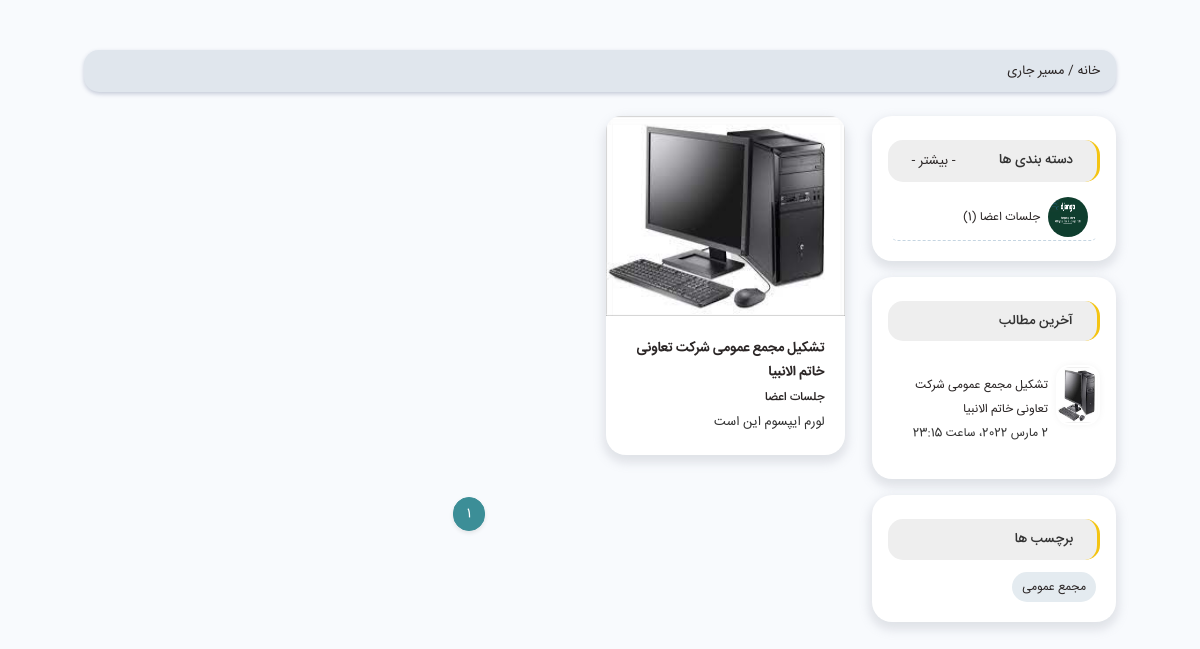
Page /pages on the earlier database version.
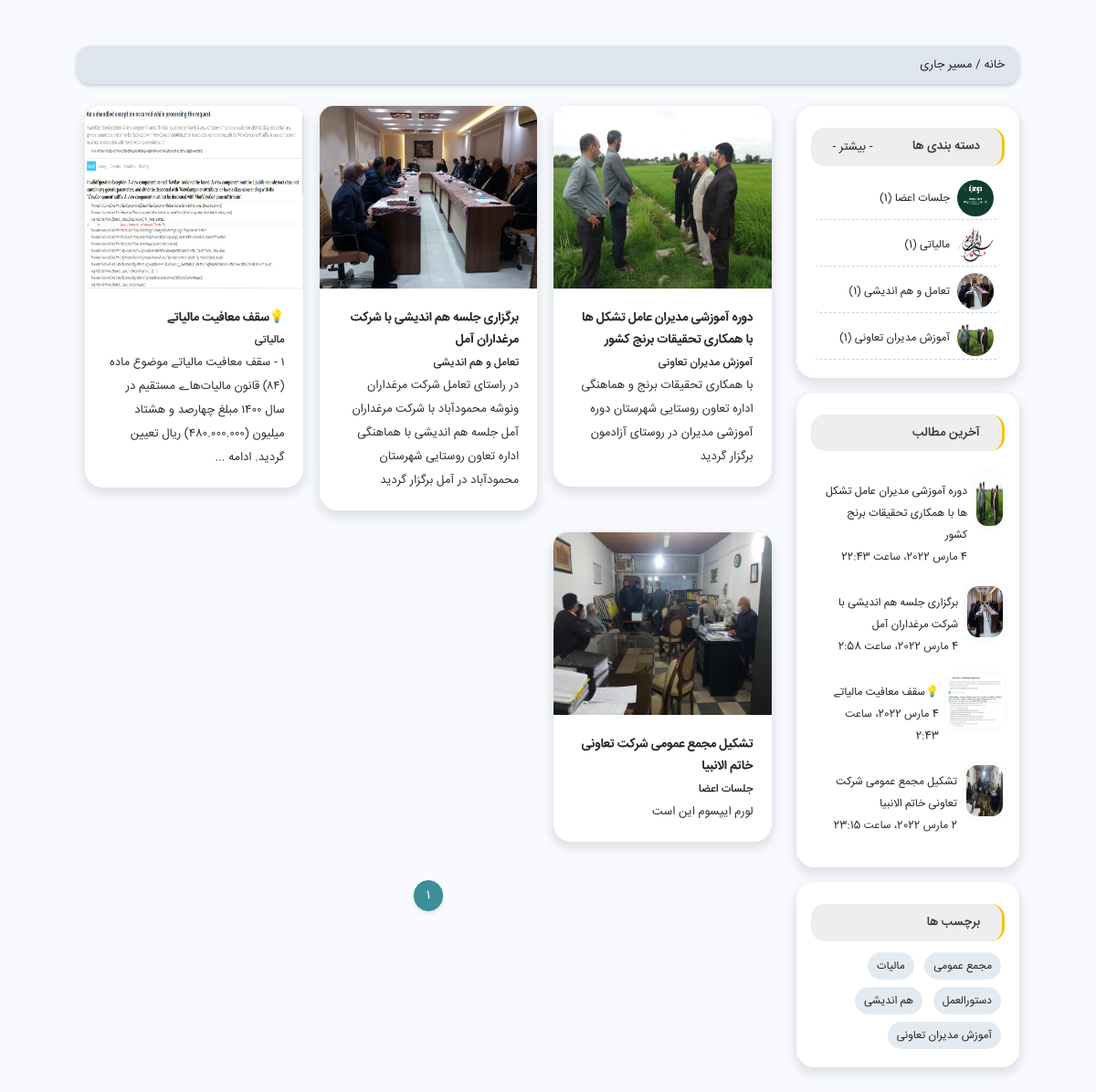
Same page on the later database version.
### domain/models.py (models this page shows, shortened)
class Category(models.Model):
    title = models.CharField(max_length=100, unique=True,verbose_name="عنوان")
    parent = models.ForeignKey(
        "self", on_delete=models.CASCADE, related_name="children", blank=True, null=True, verbose_name="والد"
    )
    cover = models.ImageField(
        upload_to="images/pages", verbose_name="عکس کاور"
    )
    created_at = models.DateTimeField(auto_now=True, verbose_name='تاریخ ایجاد')
    updated_at = models.DateTimeField(auto_now_add=True, verbose_name='تاریخ ویرایش')
    class Meta:
        verbose_name = 'دسته بندی'
        verbose_name_plural = 'دسته بندی'

class Page(models.Model):
    title = models.CharField(max_length=450,verbose_name="عنوان")
    description = models.TextField(verbose_name="توضیحات")
    slug = models.SlugField(max_length=200, unique=True,verbose_name="اسلاگ")
    category = models.ForeignKey(Category, on_delete=models.CASCADE,related_name='pages',verbose_name="دسته بندی")
    tags = models.ManyToManyField(Tag,related_name='pages',verbose_name="برچسب")
    content = RichTextField(verbose_name="بدنه صفحه")
    page_group = models.ForeignKey(PageGroup, on_delete=models.CASCADE,verbose_name="گروه صفحه")
    cover = models.ImageField(
        upload_to="images/pages",verbose_name="عکس کاور"
    )
    published_at = models.DateTimeField(default=timezone.now,verbose_name="تاریخ انتشار")
    created_at = models.DateTimeField(auto_now_add=True)
    updated_at = models.DateTimeField(auto_now=True)
    is_active = models.BooleanField(default=True,verbose_name="وضعیت")
    class Meta:
        verbose_name = 'صفحه'
        verbose_name_plural = 'صفحهات'

class Tag(models.Model):
    title = models.CharField(max_length=100, unique=True,verbose_name="عنوان")
    created_at = models.DateTimeField(auto_now=True, verbose_name='تاریخ ایجاد')
    updated_at = models.DateTimeField(auto_now_add=True, verbose_name='تاریخ ویرایش')
    class Meta:
        verbose_name = 'برچسب'
        verbose_name_plural = 'برچسب'

### apps/home/views.py (the view)
# urls.py: path('pages',Blogs.as_view(),name='blogs'),
class Blogs(ListView):
    model = Page
    queryset = Page.objects.all()
    template_name = 'home/blogs.html'
    paginate_by = 5
    ordering = '-created_at'
    extra_context = {
        'categories':Category.objects.all(),
        'last_blogs':Page.objects.order_by('-created_at')[:5],
        'tags':Tag.objects.all()[:5],
    }

### templates/home/blogs.html (shortened to what this page needs)
{% extends 'base.html' %}
{% block content %}
        <section class="container mt-4 mb-2">
            <div class="row">
                <div class="col-12">
                    <div class="breadcrumb radius15 shadow-sm">
                        <ul>
                            <li><a href="#">خانه / </a></li>
                            <li><a href="#" class="current">مسیر جاری</a></li>
                        </ul>
                    </div>
                </div>
            </div>
        </section>
        <section class="container mb-4">
            <div class="row">
                <div class="col-xl-3 order-xl-0 order-1 mb-4">
                    <div class="card pcountry cati p-3 mb-3">
                        <div class="d-flex flex-row justify-content-between bg-light py-2 px-4 my-2 bright radius15">
                            <h2>دسته بندی ها</h2>
                            <a href="#">- بیشتر -</a>
                        </div>
                        <ul class="list-unstyled">
                            {% for category in categories %}
                            <li><a href="#"><img src="{{ category.cover.url }}" class="ml-2" /><span>{{ category.title }} ({{ category.pages.all|length }})</span></a></li>
                            {% endfor %}
                        </ul>
                    </div>
                    <div class="card thumb-post p-3 mb-3">
                        <h2 class="bg-light py-2 px-4 mt-2 mb-4 bright radius15">آخرین مطالب</h2>
                        <ul class="fa12">
                            {% for last_blog in last_blogs %}
                                                            <li>
                                <div class="d-flex flex-row">
                                    <a href="#"><img src="{{ last_blog.cover.url }}" /></a>
                                    <div class="m-2">
                                        <p><a href="#">{{ last_blog.title }}</a></p>
                                        <span>{{ last_blog.created_at }}</span>
                                    </div>
                                </div>
                            </li>
                            {% endfor %}
                        </ul>
                    </div>
                    <div class="card pcolor  p-3 mb-3">
                        <h2 class="bg-light py-2 px-4 my-2 bright radius15">برچسب ها</h2>
                        <ul>
                            {% for tag in tags %}
                            <li><a href="#">{{ tag.title }}</a></li>
                            {% endfor %}
                        </ul>
                    </div>
                </div>
                <div class="col-xl-9  order-xl-1 order-0 mb-4">
                            <div class="row">
                                {% for blog in object_list %}
                                <div class="col-lg-4 col-sm-6 mb-4">
                                    <div class="card">
                                        <a href="blog_destails.html"><img class="card-img-top" style="height: 200px" src="{{ blog.cover.url }}" alt="Card image"></a>
                                        <div class="card-body">
                                            <h2 class="IRANSans_Bold"><a href="blog_destails.html">{{ blog.title }}</a></h2>
                                            <span class="text-primary fa12 IRANSans_Medium"><a href="#">{{ blog.category.title }}</a></span>
                                            <p>
                                               {{ blog.description }}
                                            </p>
                                        </div>
                                    </div>
                                </div>
                                {% endfor %}
                            </div>
                    <div class="row mt-3">
                        <div class="col-12 text-center mx-auto">
                            <ul class="pagination  justify-content-center">
                                <li class="page-item active"><a class="page-link" href="#">{{ page_obj.number }}</a></li>
                            </ul>
                        </div>
                    </div>
                </div>
            </div>
        </section>
{% endblock %}

### templates/base.html (shortened to what this page needs)
﻿<!DOCTYPE html>
<html dir="rtl" lang="fa-IR">
{% load static %}
{% load base_tags %}
<head>
    <link href="{% static 'main/Css/Main.css' %}" rel="stylesheet">
    <link href="{% static 'main/Css/Menu-demo6.css' %}" rel="stylesheet">
    <link href="{% static 'main/Css/Style.css' %}" rel="stylesheet">
    <link href="{% static 'main/Css/owl.carousel.min.css' %}" rel="stylesheet">
    <link href="{% static 'main/Css/owl.theme.min.css' %}" rel="stylesheet">
</head>
<body>
{% block content %}{% endblock %}
</body>
</html>

Differences in the rows shown:
added Category: cover (picture), title "مالیاتی", pages.all|length "1"
added Category: cover (picture), title "تعامل و هم اندیشی", pages.all|length "1"
added Category: cover (picture), title "آموزش مدیران تعاونی", pages.all|length "1"
added Page: cover (picture), title "دوره آموزشی مدیران عامل تشکل ها با همکاری تحقیقات برنج کشور", created_at "4 مارس 2022، ساعت 22:43", category "آموزش مدیران تعاونی", description "با همکاری تحقیقات برنج و هماهنگی اداره تعاون روستایی شهرستان دوره آموزشی مدیران در روستای آزادمون برگزار گردید"
added Page: cover (picture), title "برگزاری جلسه هم اندیشی با شرکت مرغداران آمل", created_at "4 مارس 2022، ساعت 2:58", category "تعامل و هم اندیشی", description "در راستای تعامل شرکت مرغداران ونوشه محمودآباد با شرکت مرغداران آمل جلسه هم اندیشی با هماهنگی اداره تعاون روستایی شهرستان محمودآباد در آمل برگزار گردید"
added Page: cover (picture), title "💡سقف معافیت مالیاتے", created_at "4 مارس 2022، ساعت 2:43", category "مالیاتی", description "۱ - سقف معافیت مالیاتے موضوع ماده (۸۴) قانون مالیات‌هاے مستقیم در سال ۱۴۰۰ مبلغ چهارصد و هشتاد میلیون (۴۸۰.۰۰۰.۰۰۰) ریال تعیین گردید. ادامه ..."
changed Page "تشکیل مجمع عمومی شرکت تعاونی خاتم الانبیا": cover: a different picture
added Tag: title "مالیات"
added Tag: title "دستورالعمل"
added Tag: title "هم اندیشی"
added Tag: title "آموزش مدیران تعاونی"
